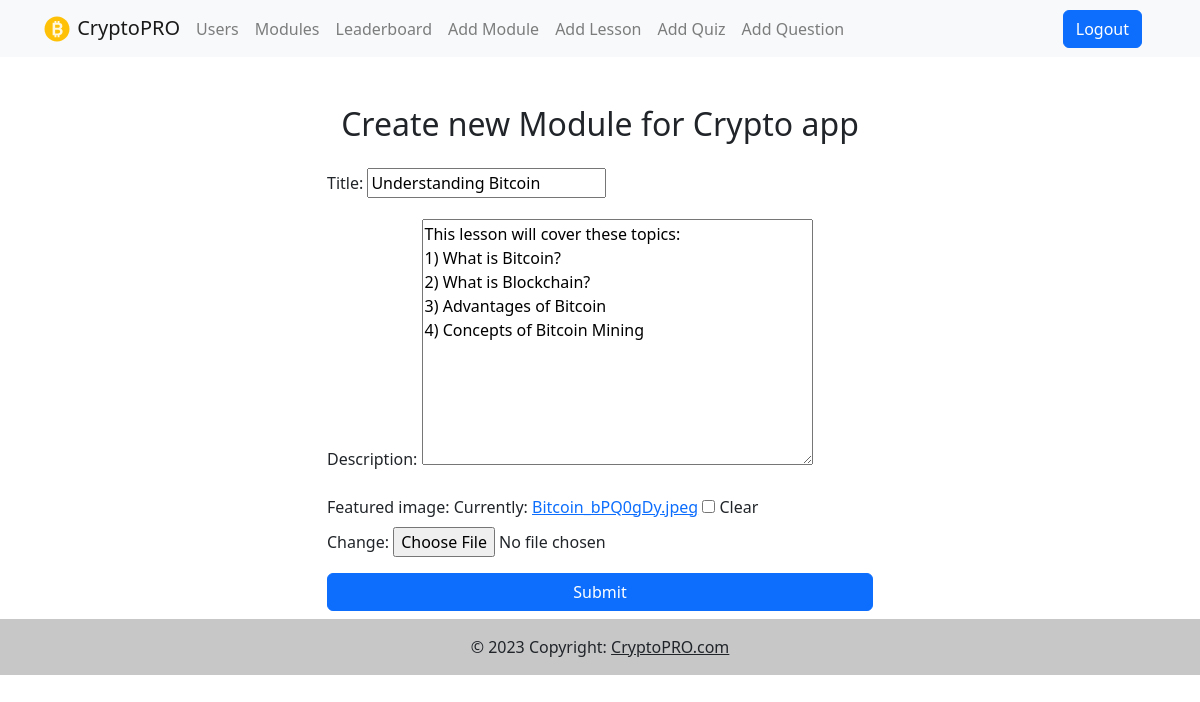
Screenshot of /lessons/update-project/8fd8d246-8b97-439b-8291-9f85fb156483 (signed in) with the database file from the repository.
### projects/models.py (models this page shows, shortened)
class Project(models.Model):
    title = models.CharField(max_length=200)
    number = models.IntegerField(null=True, blank=True)
    description = models.TextField(null=True, blank=True)
    featured_image = models.ImageField(null=True, blank=True, default="default.jpg")
    id = models.UUIDField(default=uuid.uuid4, unique=True, primary_key=True, editable=False)

### projects/views.py (the view)
# urls.py: path('update-project/<str:pk>', views.updateProject, name="update-project"),
@login_required(login_url="login")
def updateProject(request, pk):
    project = Project.objects.get(id=pk)
    form = ProjectForm(instance=project)
    if request.method == 'POST':
        form = ProjectForm(request.POST, request.FILES, instance=project)
        if form.is_valid():
            form.save()
            return redirect('projects:projects')
    context = {
        'form':form,
    }
    return render(request, 'projects/project_form.html', context)

### projects/forms.py
class ProjectForm(ModelForm):
    class Meta:
        model = Project
        fields = ['title', 'featured_image','description']

### projects/templates/projects/project_form.html (shortened to what this page needs)
{% extends 'main.html' %}
{% block content %}
<div class="container mt-5">
    <div class="row justify-content-center">
        <div class="col-md-6">
            <h2 class="text-center mb-4">Create new Module for Crypto app</h2>
            <form action="" method="POST" enctype="multipart/form-data">
                <div class="form-group">
                    {{ form.title.label_tag }}
                    {{ form.title }}
                </div>
                <div class="form-group">
                    {{ form.description.label_tag }}
                    {{ form.description }}
                </div>
                <div class="form-group">
                    {{ form.featured_image.label_tag }}
                    {{ form.featured_image }}
                </div>
                <button type="submit" class="btn btn-primary btn-block mb-2">Submit</button>
            </form>
        </div>
    </div>
</div>
{% endblock %}

### rows the page displays
Project: title "Understanding Bitcoin", description "This lesson will cover these topics: 1) What is Bitcoin? 2) What is Blockchain? 3) Advantages of Bitcoin 4) Concepts of Bitcoin Mining"
